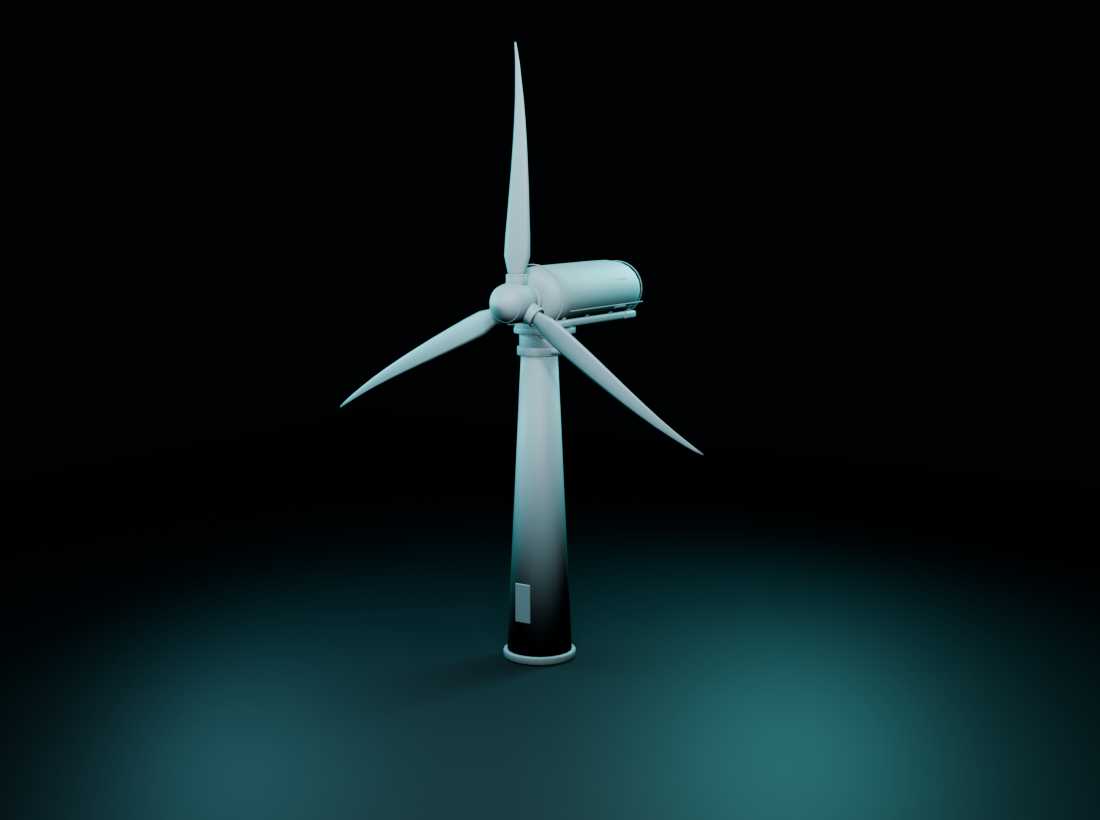
#> input picture production/C_dismantlable_wind_turbine_v3_proportion_corrected/renders/C02_base_shape.png, 1100 x 820 px, given in place of 01_cutaway_six_views.png, which was not available
$ python create_delivery_montages.py
#> lines starting #> are read from the running program, lines starting #| are printed output that depends on the picture; pictures that were not available may be replaced by others from this repository, and a replacement may not be noted
#!/usr/bin/env python3
"""Create image-rich audit boards from immutable references and generated renders."""
from pathlib import Path
from PIL import Image, ImageDraw, ImageFont, ImageOps

ROOT=Path(__file__).resolve().parents[2]; REPORTS=ROOT/"reports"; RENDERS=ROOT/"renders"; REFS=ROOT/"source/reference"
REPORTS.mkdir(exist_ok=True)
FONT=ImageFont.load_default()
def panel(path,size,title):
    im=Image.open(path).convert("RGB"); im.thumbnail(size,Image.Resampling.LANCZOS)
    out=Image.new("RGB",size,(4,14,17)); x=(size[0]-im.width)//2; y=34+(size[1]-34-im.height)//2; out.paste(im,(x,y))
    d=ImageDraw.Draw(out);d.rectangle((0,0,size[0],32),fill=(4,28,31));d.text((12,10),title,fill=(91,235,226),font=FONT);d.rectangle((0,0,size[0]-1,size[1]-1),outline=(24,92,92));return out
def board(items,cols,cell,out,title):
    rows=(len(items)+cols-1)//cols; canvas=Image.new("RGB",(cols*cell[0],rows*cell[1]+50),(2,9,11));d=ImageDraw.Draw(canvas);d.text((18,18),title,fill=(102,241,232),font=FONT)
    for i,(path,label) in enumerate(items):canvas.paste(panel(path,cell,label),((i%cols)*cell[0],50+(i//cols)*cell[1]))
    canvas.save(out,optimize=True)
refs=[(REFS/f"0{i}_{name}",label) for i,name,label in [(1,"cutaway_six_views.png","R1 cutaway"),(2,"exploded_six_views.png","R2 exploded"),(3,"component_details.png","R3 components"),(4,"wireframe_six_views.png","R4 wireframe"),(5,"exterior_six_views.png","R5 exterior")]]
models=[(RENDERS/"C08_cutaway_detail.png","M1 cutaway"),(RENDERS/"C01_structure_breakdown.png","M2 exploded"),(RENDERS/"C04_highpoly_detail.png","M3 components"),(RENDERS/"C05_lowpoly_retopology.png","M4 wireframe"),(RENDERS/"C08_export_ready.png","M5 exterior")]
items=[]
for r,m in zip(refs,models):items.extend([r,m])
board(items,2,(800,520),REPORTS/"reference_vs_model_contact_sheet.png","C | Reference / model paired audit")
#> in board, `canvas = Image.new('RGB', (cols * cell[0], rows * cell[1] + 50), (2, 9`:
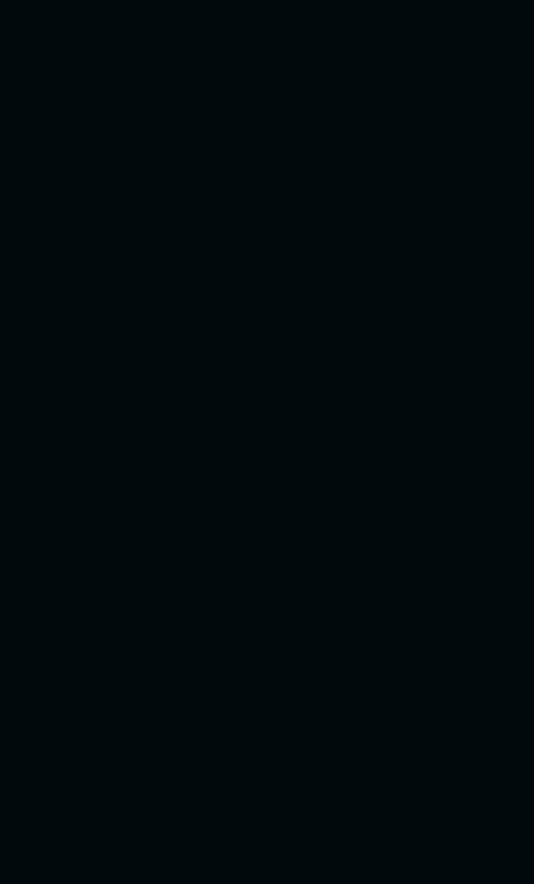
#> canvas: PIL image 1600x2650 RGB (shown at 1/3 size); mean R, G, B 2, 9, 11
#> in panel, im is the input picture: PIL image 1100x820 RGB; mean R, G, B 9.1, 22.2, 24.2
#> in panel, `out = Image.new('RGB', size, (4, 14, 17))`:
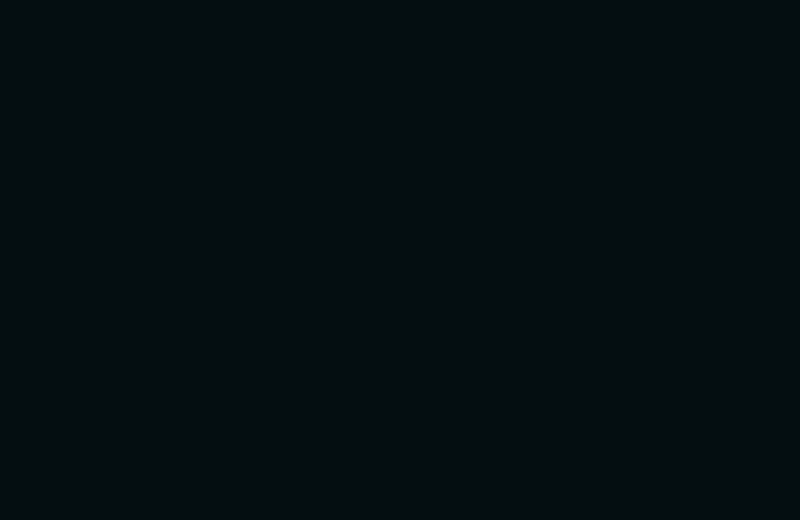
#> out: PIL image 800x520 RGB; mean R, G, B 4, 14, 17
#> in panel, `out.paste(im, (x, y))`:
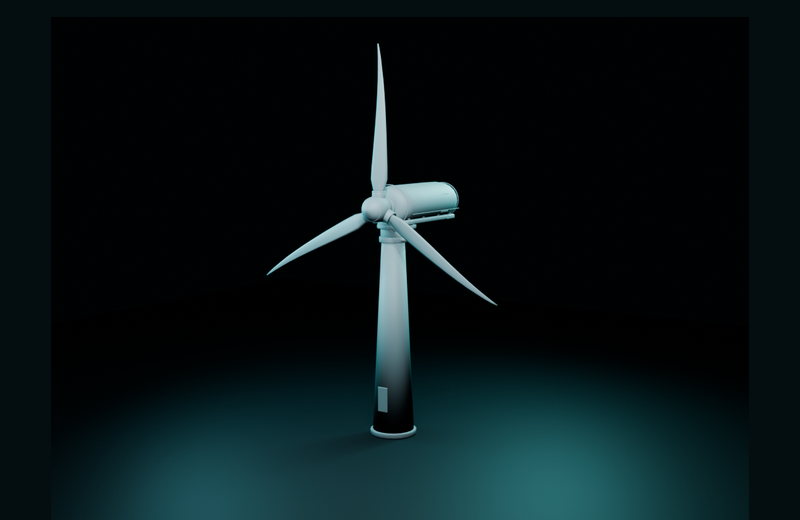
#> out: PIL image 800x520 RGB; mean R, G, B 7.9, 19.6, 21.7
#> in board, `for i,(path,label) in enumerate(items):canvas.paste(panel(path,cell,la..`:
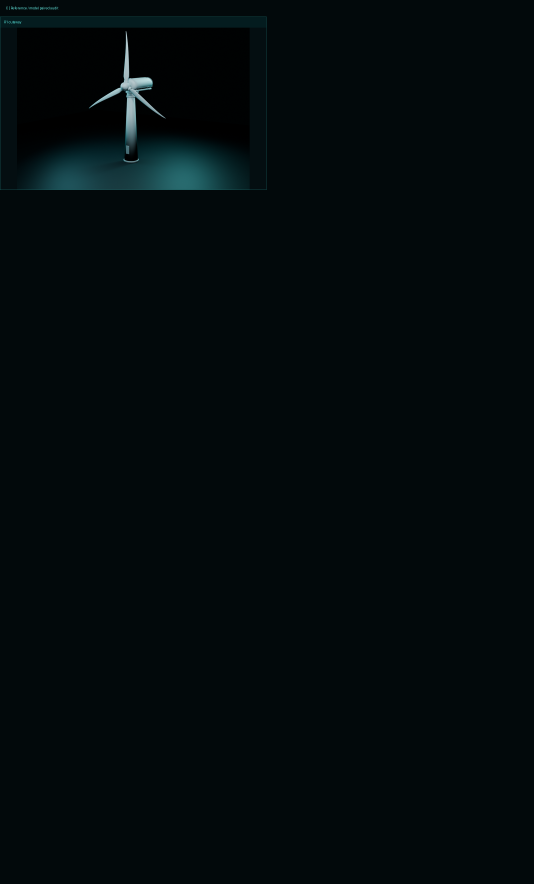
#> canvas: PIL image 1600x2650 RGB (shown at 1/3 size); mean R, G, B 2.6, 10.2, 12.2
#> pass 2 of the loop in board, `for i,(path,label) in enumerate(items):canvas.paste(panel(path,cell,la..`:
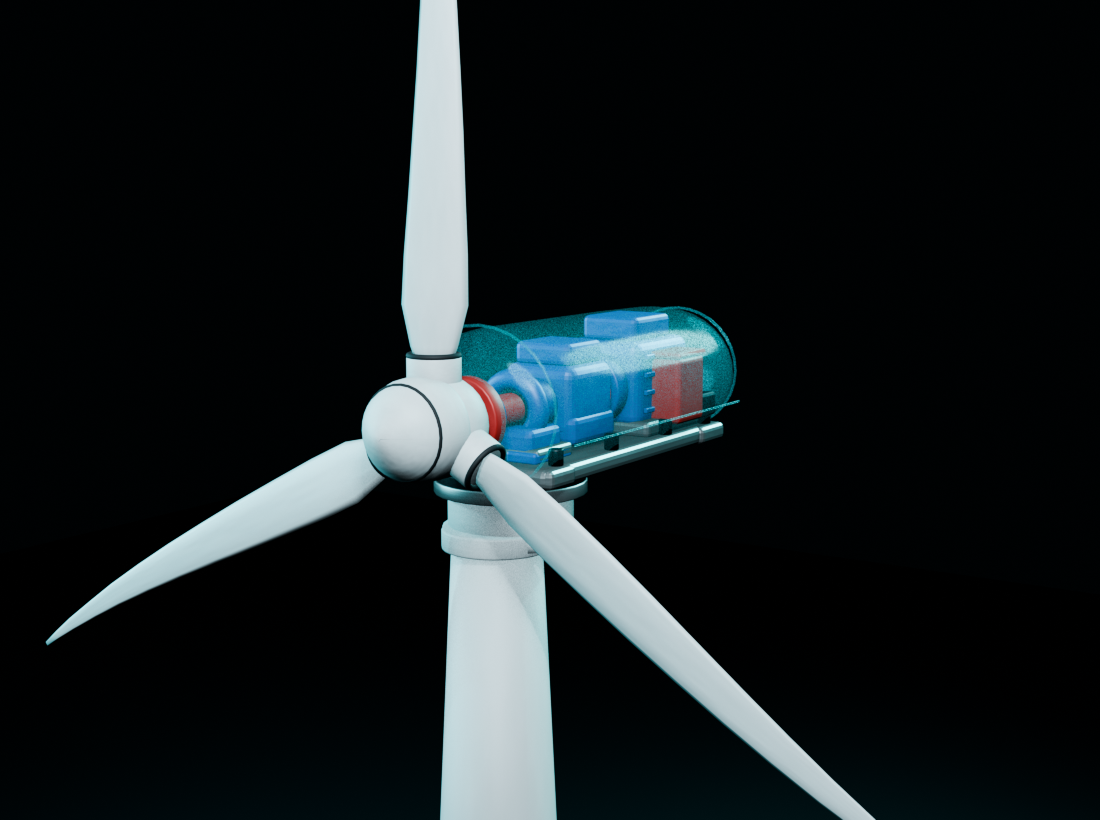
#> input picture production/C_dismantlable_wind_turbine_v3_proportion_corrected/renders/C08_cutaway_detail.png, 1100 x 820 px
#> in panel, im is the input picture: PIL image 1100x820 RGB; mean R, G, B 23.2, 29.3, 31.3
#> im: PIL image 698x520 RGB
#> in panel (call 2), `out.paste(im, (x, y))`:
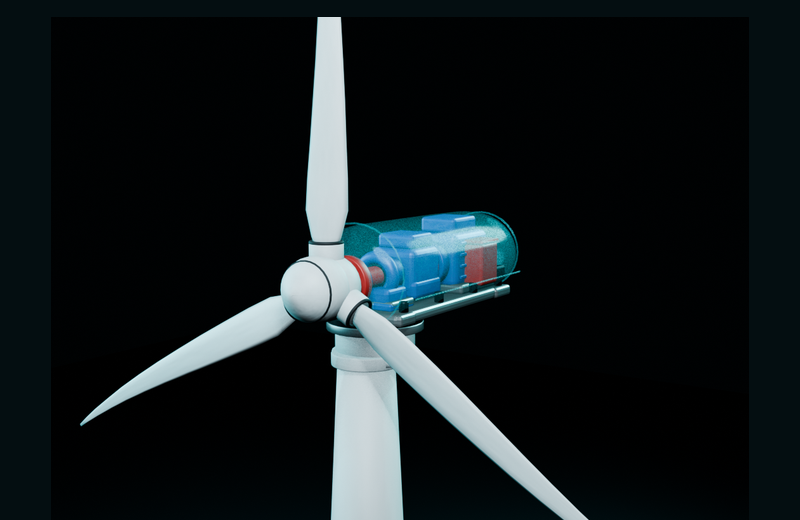
#> out: PIL image 800x520 RGB; mean R, G, B 20.2, 26.7, 28.9
#> in board, `for i,(path,label) in enumerate(items):canvas.paste(panel(path,cell,la..`:
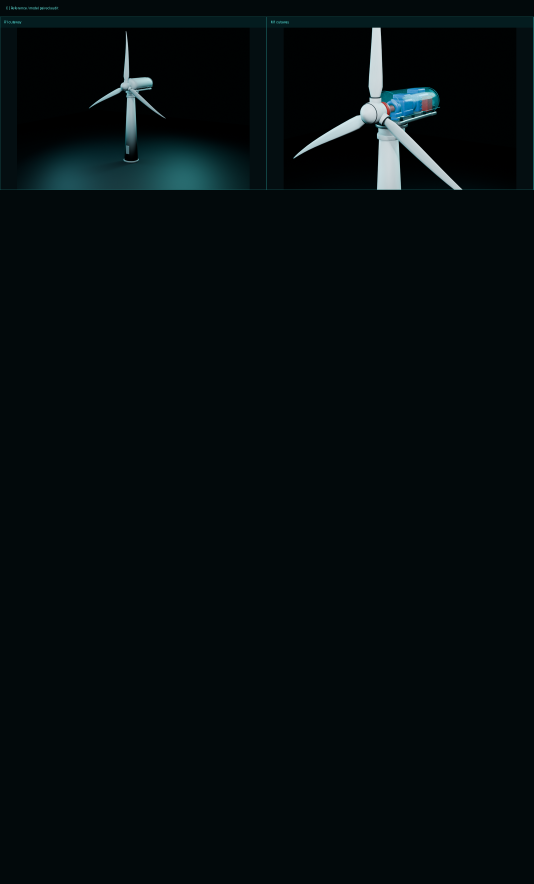
#> canvas: PIL image 1600x2650 RGB (shown at 1/3 size); mean R, G, B 4.4, 12.1, 14.1
#> pass 3 of the loop in board, `for i,(path,label) in enumerate(items):canvas.paste(panel(path,cell,la..`:
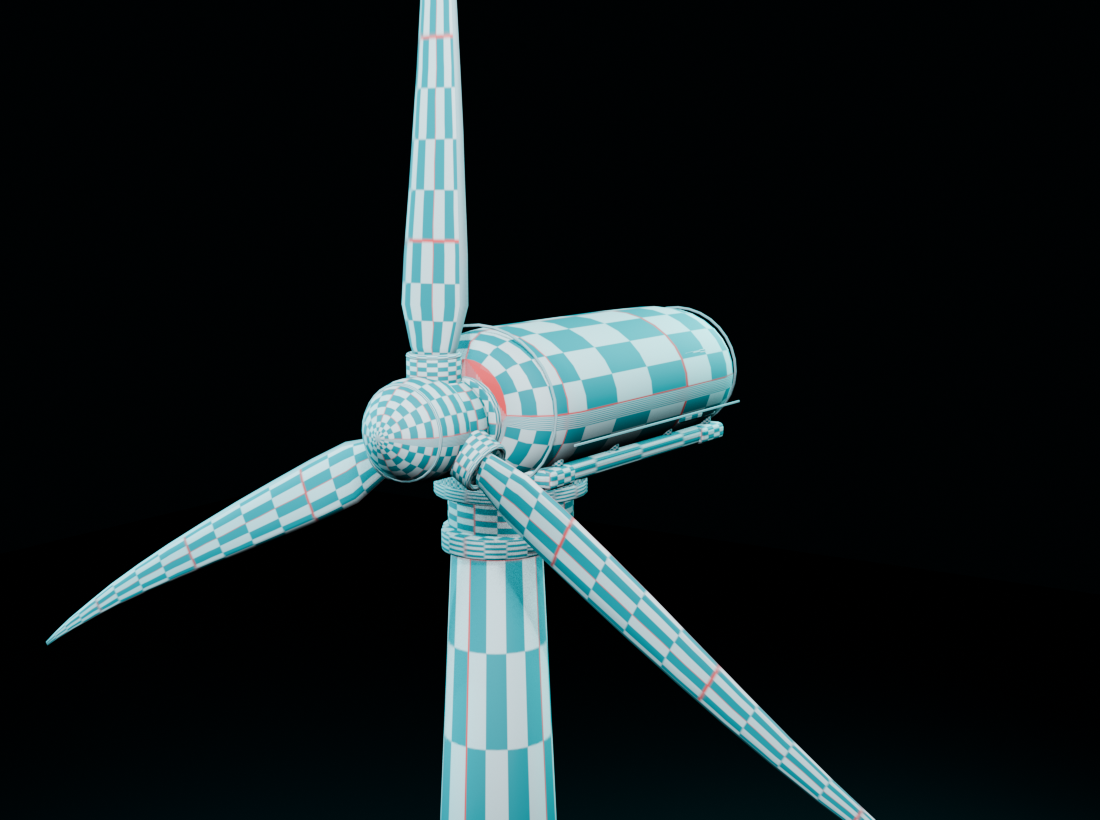
#> input picture production/C_dismantlable_wind_turbine_v3_proportion_corrected/renders/C06_uv_unwrapped.png, 1100 x 820 px, given in place of 02_exploded_six_views.png, which was not available
#> in panel, im is the input picture: PIL image 1100x820 RGB; mean R, G, B 21.8, 29.9, 31.4
#> im: PIL image 698x520 RGB
#> in panel (call 3), `out.paste(im, (x, y))`:
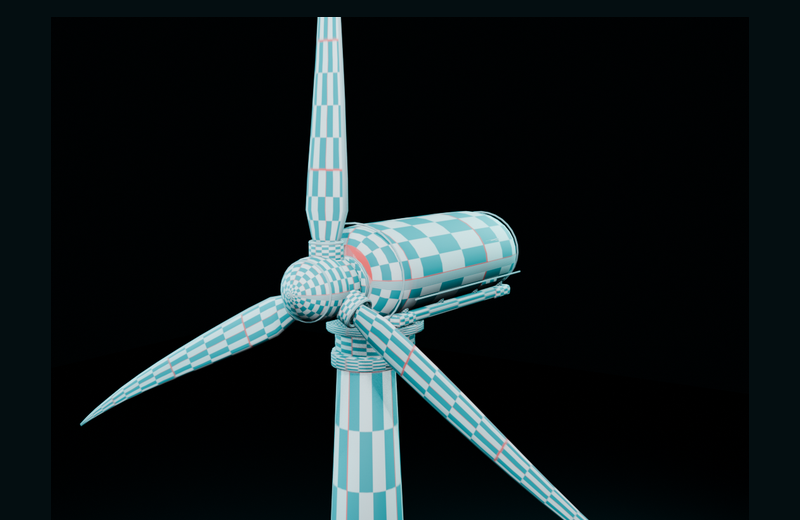
#> out: PIL image 800x520 RGB; mean R, G, B 19.2, 27.3, 29
#> in board, `for i,(path,label) in enumerate(items):canvas.paste(panel(path,cell,la..`:
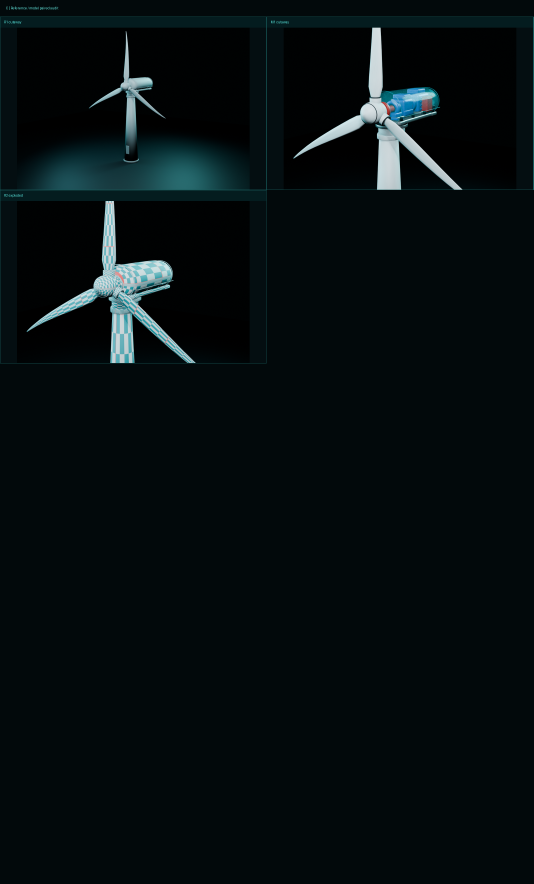
#> canvas: PIL image 1600x2650 RGB (shown at 1/3 size); mean R, G, B 6.1, 14.1, 16.1
#> the loop made 7 passes; the first 3 are shown
#> (the run stopped early here; a loop or call above may not have finished)
